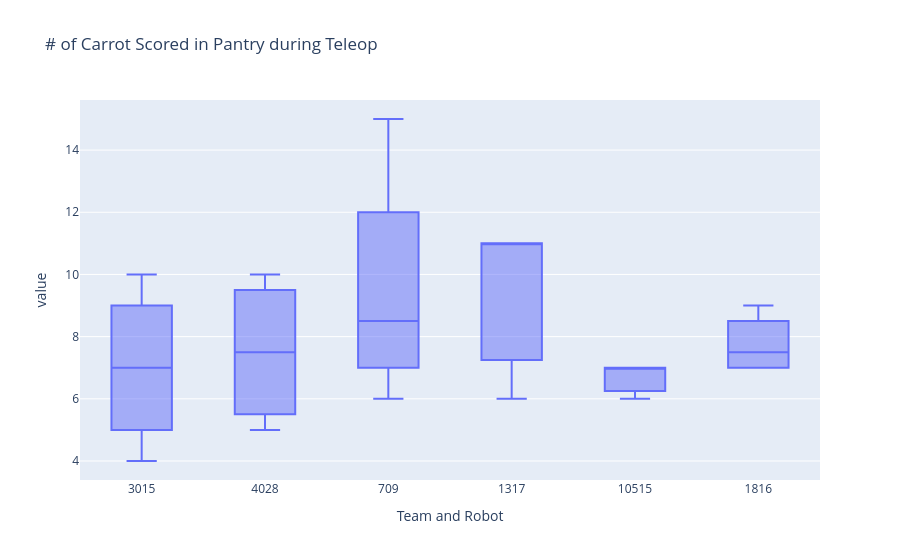

Notebook code cell kept with this figure:
### Code cell
# total pantry cake auto (box + whisker)
scouted_data["autoCarrot"] = scouted_data["autoCarrotL1"] + scouted_data["autoCarrotL2"] + scouted_data["autoCarrotL3"]
#result = scouted_data.groupby("Team and Robot").mean(numeric_only = True).reset_index()
result = scouted_data[scouted_data["Team and Robot"].isin(["3015", "1317", "10515", "1816", "4028", "709"])]
fig = px.box(result, y=["autoCarrot"], x="Team and Robot",title=("# of Carrot Scored in Pantry during Auto"))
fig
#result

### Figure 1 — Plotly figure (JSON) as saved in the notebook; plotly's stock layout.template omitted (floating-point values rounded to 4 significant figures)
{"data": [{"alignmentgroup": "True", "hovertemplate": "Team and Robot=%{x}<br>value=%{y}<extra></extra>", "legendgroup": "", "marker": {"color": "#636efa"}, "name": "", "notched": false, "offsetgroup": "", "orientation": "v", "showlegend": false, "type": "box", "x": ["3015", "4028", "709", "1317", "10515", "1816", "3015", "4028", "1816", "3015", "1317", "10515", "1816", "4028", "709", "709", "1816", "3015", "1317", "709", "10515", "4028"], "x0": " ", "xaxis": "x", "y": [8, 10, 8, 11, 6, 7, 10, 6, 9, 4, 6, 7, 7, 5, 9, 6, 8, 6, 11, 15, 7, 9], "y0": " ", "yaxis": "y"}], "layout": {"boxmode": "group", "legend": {"tracegroupgap": 0}, "title": {"text": "# of Carrot Scored in Pantry during Teleop"}, "xaxis": {"anchor": "y", "domain": [0, 1], "title": {"text": "Team and Robot"}}, "yaxis": {"anchor": "x", "domain": [0, 1], "title": {"text": "value"}}}}
